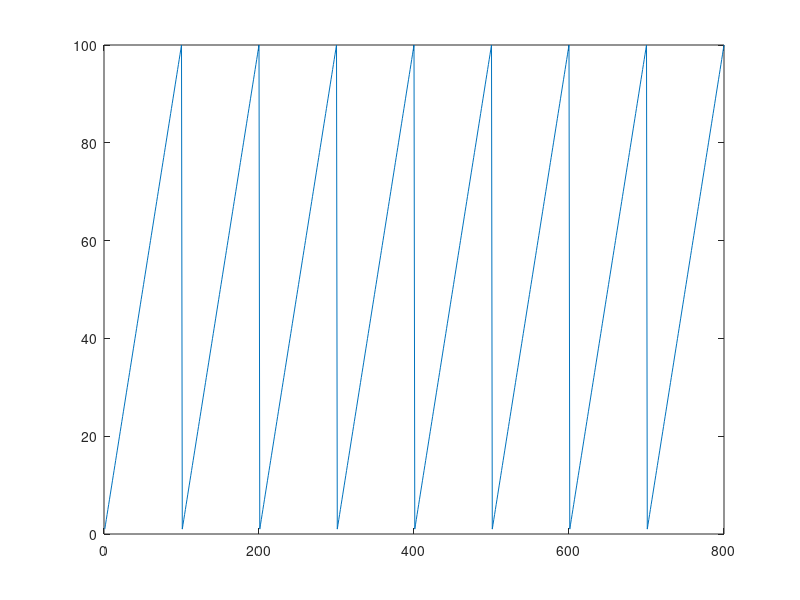

Here is the MATLAB script that generated this plot: (Note: this script raises an error after producing the figure.)
[a b] = butter(2,0.05);

% Let op! a en b zijn gereversed in de definitie in de help van matlab!

Filt.a0 = a(1)/b(1);
Filt.a1 = a(2)/b(1);
Filt.a2 = a(3)/b(1);
Filt.b1 = b(2)/b(1);
Filt.b2 = b(3)/b(1);
Filt.min = -2;
Filt.max = 2;
Filt.C1 = 5;
Filt.C2 = Filt.C1*50;
Filt.dt = 0.001;

xy = zeros(6,1);

Filt.a0*1024
Filt.a1*1024
Filt.a2*1024
Filt.b1*1024
Filt.b2*1024

x = 1:100;
x = [x x x x x x x x];

bias = 0;
phi = 0;
p = 0;

figure
plot(x);
hold on
%plot(t,dx);

for i=1:length(x)
    %x(i) = rem_absurd_val(x(i),xy(1),Filt);
    [x_filt(i),xy] = BF_2nd(x(i),xy,Filt);
    %[x_filt(i),xy] = LP_1st(x(i),xy);
    %[bias(i+1), phi(i+1), p(i+1)]=kalman( x_filt(i), dx(i), bias(i), phi(i), p(i),Filt );
end



plot(x_filt);
%plot(t,phi(2:end));
%plot(t,p(2:end));